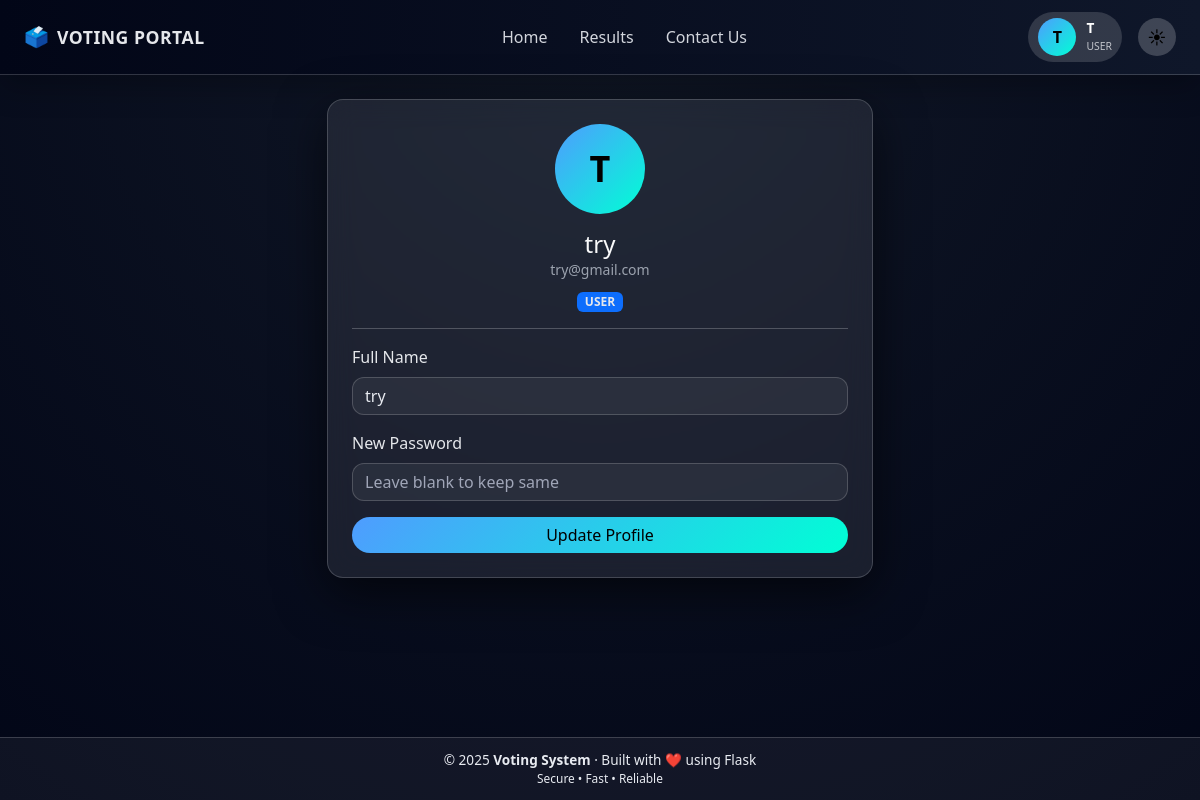
The page /profile (signed in) on the database its author committed.
### app.py (models this page shows)
class User(db.Model):
    id = db.Column(db.Integer, primary_key=True)
    username = db.Column(db.String(120), unique=True, nullable=False)  # EMAIL
    full_name = db.Column(db.String(120), default="")
    password_hash = db.Column(db.String(200))
    role = db.Column(db.String(10), default="user")

### app.py (the view)
@app.route("/profile", methods=["GET", "POST"])
@login_required
def profile():
    user = User.query.get(session["user_id"])
    if request.method == "POST":
        user.full_name = request.form["full_name"]
        if request.form.get("password"):
            user.password_hash = generate_password_hash(request.form["password"])
        db.session.commit()
        return redirect(url_for("profile"))
    return render_template("profile.html", user=user)

### app.py (called while the page is built)
def login_required(f):
    @wraps(f)
    def wrapper(*args, **kwargs):
        if "user_id" not in session:
            return redirect(url_for("login"))
        return f(*args, **kwargs)
    return wrapper

@app.context_processor
def inject_announcement():
    ann = Announcement.query.filter_by(active=True).first()
    return dict(global_announcement=ann)

### templates/profile.html
{% extends "base.html" %}
{% block content %}
<div class="row justify-content-center">
  <div class="col-md-6">
    <div class="card p-4 text-center">
      <div class="mx-auto mb-3"
           style="width:90px;height:90px;border-radius:50%;
           background:linear-gradient(135deg,#4f9cff,#00ffd5);
           display:flex;align-items:center;justify-content:center;
           font-size:36px;font-weight:bold;color:black;">
        {{ user.full_name[:1]|upper }}
      </div>
      <h4 class="mb-0">{{ user.full_name }}</h4>
      <small class="text-muted">{{ user.username }}</small>
      <div class="mt-2">
        <span class="badge bg-{{ 'danger' if user.role=='admin' else 'primary' }}">
          {{ user.role|upper }}
        </span>
      </div>
      <hr>
      <form method="POST">
        <div class="mb-3 text-start">
          <label class="form-label">Full Name</label>
          <input class="form-control" name="full_name"
                 value="{{ user.full_name }}" required>
        </div>
        <div class="mb-3 text-start">
          <label class="form-label">New Password</label>
          <input class="form-control" name="password"
                 type="password" placeholder="Leave blank to keep same">
        </div>
        <button class="btn btn-primary w-100">Update Profile</button>
      </form>
    </div>
  </div>
</div>
{% endblock %}

### templates/base.html (shortened to what this page needs)
<!DOCTYPE html>
<html lang="en">
<head>
<link href="https://cdn.jsdelivr.net/npm/bootstrap@5.3.2/dist/css/bootstrap.min.css" rel="stylesheet">
<link href="https://cdnjs.cloudflare.com/ajax/libs/font-awesome/6.5.0/css/all.min.css" rel="stylesheet">
</head>
<body>
<nav class="navbar navbar-expand-lg pro-navbar">
  <div class="container-fluid px-4">
    <a class="navbar-brand fw-bold d-flex align-items-center gap-2" href="{{ url_for('user_dashboard') if session.get('role')=='user' else url_for('admin_dashboard') }}">
      🗳 <span>VOTING PORTAL</span>
    </a>
    <div class="collapse navbar-collapse" id="mainNav">
      <ul class="navbar-nav mx-auto gap-3">
        <li class="nav-item">
          <a class="nav-link" href="{{ url_for('user_dashboard') if session.get('role')=='user' else url_for('admin_dashboard') }}">Home</a>
        </li>
        <li class="nav-item">
          <a class="nav-link" href="{{ url_for('results') }}">Results</a>
        </li>
        <li class="nav-item">
          <a class="nav-link" href="#">Contact Us</a>
        </li>
      </ul>
      <div class="d-flex align-items-center gap-3">
       <div class="dropdown user-dropdown">
  <button class="user-btn dropdown-toggle" data-bs-toggle="dropdown">
    <div class="avatar-circle">
      {{ session.get("username")[0]|upper }}
    </div>
    <div class="user-text d-none d-md-block">
      <div class="user-name">
        {% if session.get("username") == "admin@gmail.com" %}
          Admin
        {% else %}
          {% if session.get("username") %}
  {{ session.get("username")[0]|upper }}
{% else %}
  U
{% endif %}
        {% endif %}
      </div>
      <small class="user-role">
        {{ session.get("role")|upper }}
      </small>
    </div>
  </button>
</div>
        <button id="themeToggle" class="theme-switch" title="Toggle theme">
        </button>
      </div>
    </div>
  </div>
</nav>
<div class="container my-4">
{% block content %}{% endblock %}
</div>
<footer class="app-footer">
<div>© 2025 <strong>Voting System</strong> · Built with ❤️ using Flask</div>
<div class="small">Secure • Fast • Reliable</div>
</footer>
</body>
</html>

### templates/base.html (style rules this page uses)
:root { --bg-light: #f4f6f9; --bg-dark: #020617; --card-light: #ffffff; --card-dark: rgba(255,255,255,0.08); --border-dark: rgba(255,255,255,0.18); --text-light: #000; --text-dark: #e8ebf1; --text-muted-dark: #a0a6b8; --primary: #4f9cff; --success: #22c55e; --danger: #ef4444; --warning: #facc15; }
body { background: var(--bg-light); color: var(--text-light); min-height: 100vh; display: flex; flex-direction: column; }
body.dark { background: radial-gradient(circle at top, #111827, #020617); color: var(--text-dark); }
.navbar { background: linear-gradient(90deg, #2563eb, #4f9cff); box-shadow: 0 10px 30px rgba(0,0,0,.35); }
body.dark .navbar { background: linear-gradient(90deg, #020617, #0f172a); border-bottom: 1px solid var(--border-dark); }
.card { background: var(--card-light); border-radius: 16px; }
body.dark .card, body.dark .table, body.dark .modal-content { background: var(--card-dark); backdrop-filter: blur(14px); border: 1px solid var(--border-dark); box-shadow: 0 15px 50px rgba(0,0,0,.6); }
body.dark input, body.dark select, body.dark textarea { background: rgba(255,255,255,0.06); color: var(--text-dark); border: 1px solid var(--border-dark); border-radius: 12px; }
body.dark input::placeholder { color: var(--text-muted-dark); }
.btn { border-radius: 999px; transition: all .25s ease; }
body.dark .btn-primary { background: linear-gradient(135deg, #4f9cff, #00ffd5); border: none; color: #000; }
body.dark .text-muted { color: var(--text-muted-dark) !important; }
.app-footer { margin-top: auto; background: #f8f9fa; border-top: 1px solid #ddd; text-align: center; font-size: .85rem; padding: 14px; }
body.dark .app-footer { background: rgba(255,255,255,0.05); color: var(--text-dark); border-top: 1px solid var(--border-dark); }
.app-footer { margin-top:auto; text-align:center; padding:12px; font-size:.85rem; }
body.dark { color: #e5e7eb; }
body.dark h1, body.dark h2, body.dark h3, body.dark h4, body.dark h5, body.dark h6 { color: #f9fafb; }
body.dark p, body.dark label, body.dark li, body.dark span, body.dark small { color: #e5e7eb; }
body.dark .text-muted { color: #9ca3af !important; }
body.dark a:not(.btn) { color: #60a5fa; }
body.dark .card, body.dark .alert-info, body.dark .alert-light { background: rgba(255,255,255,0.08) !important; color: #e5e7eb; }
.navbar .btn, .navbar .nav-link { display: flex; align-items: center; gap: 4px; }
.navbar .nav-link { padding: 6px 10px; border-radius: 999px; }
.pro-navbar { background: linear-gradient(90deg, #2563eb, #4f9cff); padding: 12px 0; box-shadow: 0 12px 30px rgba(0,0,0,.25); }
body.dark .pro-navbar { background: linear-gradient(90deg, #020617, #0f172a); }
.navbar-brand span { font-size: 1.1rem; letter-spacing: .5px; }
.nav-link { font-weight: 500; color: #fff !important; opacity: .9; }
.theme-switch { width: 38px; height: 38px; border-radius: 999px; border: none; background: rgba(255,255,255,.2); font-size: 18px; cursor: pointer; transition: all .3s ease; }
body.dark .nav-link, body.dark .user-pill, body.dark .logout-btn { color: #e8ebf1 !important; }
.user-dropdown .user-btn { display: flex; align-items: center; gap: 10px; background: rgba(255,255,255,.15); border: none; padding: 6px 10px; border-radius: 999px; color: #fff; cursor: pointer; }
.user-dropdown .user-btn::after { display: none; }
.avatar-circle { width: 38px; height: 38px; border-radius: 50%; background: linear-gradient(135deg,#4f9cff,#00ffd5); color: #000; display: flex; align-items: center; justify-content: center; font-weight: bold; font-size: 16px; }
.user-text { line-height: 1.1; text-align: left; }
.user-name { font-size: .85rem; font-weight: 600; }
.user-role { font-size: .65rem; opacity: .8; }

### rows shown on the page
User: get "USER", full_name "T", full_name "try", username "try@gmail.com", role "USER"

### other values the page prints
{{ session.get("username")[0]|upper }} "T"
